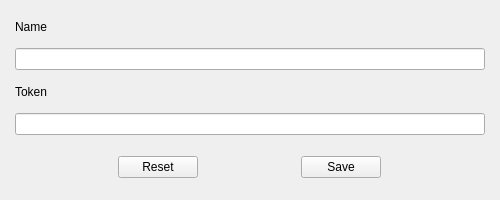
<?xml version="1.0" encoding="UTF-8"?>
<ui version="4.0">
 <class>edit_line</class>
 <widget class="QWidget" name="edit_line">
  <property name="enabled">
   <bool>true</bool>
  </property>
  <property name="geometry">
   <rect>
    <x>0</x>
    <y>0</y>
    <width>500</width>
    <height>200</height>
   </rect>
  </property>
  <property name="sizePolicy">
   <sizepolicy hsizetype="Preferred" vsizetype="Preferred">
    <horstretch>0</horstretch>
    <verstretch>0</verstretch>
   </sizepolicy>
  </property>
  <property name="minimumSize">
   <size>
    <width>500</width>
    <height>200</height>
   </size>
  </property>
  <property name="maximumSize">
   <size>
    <width>500</width>
    <height>200</height>
   </size>
  </property>
  <property name="windowTitle">
   <string>Edit Line</string>
  </property>
  <layout class="QVBoxLayout" name="layout_edit_line">
   <property name="spacing">
    <number>0</number>
   </property>
   <property name="leftMargin">
    <number>15</number>
   </property>
   <property name="topMargin">
    <number>5</number>
   </property>
   <property name="rightMargin">
    <number>15</number>
   </property>
   <property name="bottomMargin">
    <number>0</number>
   </property>
   <item>
    <widget class="QFrame" name="frame_btop">
     <property name="frameShape">
      <enum>QFrame::NoFrame</enum>
     </property>
     <property name="frameShadow">
      <enum>QFrame::Raised</enum>
     </property>
     <layout class="QVBoxLayout" name="layout_btop">
      <property name="spacing">
       <number>0</number>
      </property>
      <property name="leftMargin">
       <number>0</number>
      </property>
      <property name="topMargin">
       <number>0</number>
      </property>
      <property name="rightMargin">
       <number>0</number>
      </property>
      <property name="bottomMargin">
       <number>0</number>
      </property>
      <item>
       <widget class="QLabel" name="label_name">
        <property name="minimumSize">
         <size>
          <width>0</width>
          <height>0</height>
         </size>
        </property>
        <property name="maximumSize">
         <size>
          <width>16777215</width>
          <height>16777215</height>
         </size>
        </property>
        <property name="text">
         <string>Name</string>
        </property>
       </widget>
      </item>
      <item>
       <widget class="QLineEdit" name="lineEdit_name"/>
      </item>
     </layout>
    </widget>
   </item>
   <item>
    <widget class="QFrame" name="frame_bbot">
     <property name="frameShape">
      <enum>QFrame::NoFrame</enum>
     </property>
     <property name="frameShadow">
      <enum>QFrame::Raised</enum>
     </property>
     <layout class="QVBoxLayout" name="layout_bbot">
      <property name="spacing">
       <number>0</number>
      </property>
      <property name="leftMargin">
       <number>0</number>
      </property>
      <property name="topMargin">
       <number>0</number>
      </property>
      <property name="rightMargin">
       <number>0</number>
      </property>
      <property name="bottomMargin">
       <number>0</number>
      </property>
      <item>
       <widget class="QLabel" name="label_token">
        <property name="minimumSize">
         <size>
          <width>0</width>
          <height>0</height>
         </size>
        </property>
        <property name="text">
         <string>Token</string>
        </property>
       </widget>
      </item>
      <item>
       <widget class="QLineEdit" name="lineEdit_token"/>
      </item>
     </layout>
    </widget>
   </item>
   <item>
    <widget class="QFrame" name="frame_bot">
     <property name="sizePolicy">
      <sizepolicy hsizetype="Preferred" vsizetype="Preferred">
       <horstretch>0</horstretch>
       <verstretch>0</verstretch>
      </sizepolicy>
     </property>
     <property name="frameShape">
      <enum>QFrame::NoFrame</enum>
     </property>
     <property name="frameShadow">
      <enum>QFrame::Raised</enum>
     </property>
     <layout class="QHBoxLayout" name="layout_frame_bot">
      <property name="spacing">
       <number>0</number>
      </property>
      <property name="leftMargin">
       <number>0</number>
      </property>
      <property name="topMargin">
       <number>0</number>
      </property>
      <property name="rightMargin">
       <number>0</number>
      </property>
      <property name="bottomMargin">
       <number>0</number>
      </property>
      <item>
       <widget class="QPushButton" name="btn_reset">
        <property name="minimumSize">
         <size>
          <width>80</width>
          <height>0</height>
         </size>
        </property>
        <property name="maximumSize">
         <size>
          <width>80</width>
          <height>16777215</height>
         </size>
        </property>
        <property name="text">
         <string>Reset</string>
        </property>
       </widget>
      </item>
      <item>
       <widget class="QPushButton" name="btn_save">
        <property name="minimumSize">
         <size>
          <width>80</width>
          <height>0</height>
         </size>
        </property>
        <property name="maximumSize">
         <size>
          <width>80</width>
          <height>16777215</height>
         </size>
        </property>
        <property name="text">
         <string>Save</string>
        </property>
       </widget>
      </item>
     </layout>
    </widget>
   </item>
  </layout>
 </widget>
 <resources/>
 <connections/>
</ui>
